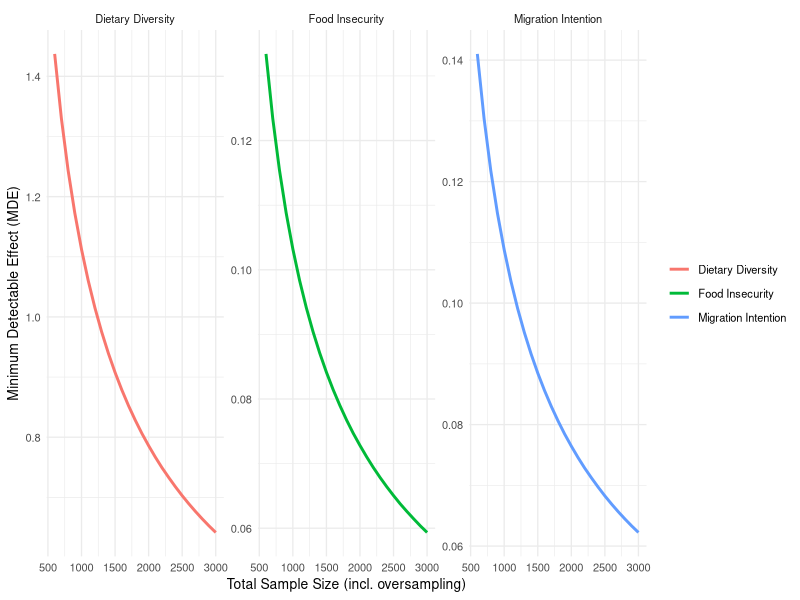
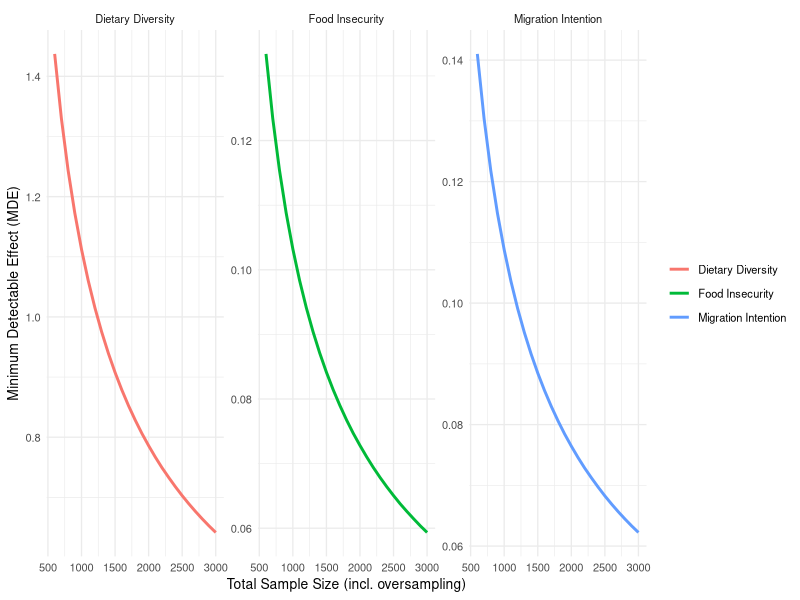

Generate these figures, in order, with R:
############################################
##  Libraries
############################################
library(pwr)      # power & sample–size calculations
library(dplyr)    # wrangling
library(ggplot2)  # plotting

############################################
##  Helper: binary -> Cohen’s h  <->  MDE
############################################
h2mde  <- function(h, p1) {                 # convert h  ->  p2 - p1
  p2 <- (sin(asin(sqrt(p1)) + h / 2))^2
  return(p2 - p1)
}
mde2h  <- function(mde, p1) {               # convert p2 - p1  ->  h
  p2 <- p1 + mde
  h  <- abs(2 * asin(sqrt(p1)) - 2 * asin(sqrt(p2)))
  return(h)
}

############################################
##  (1)  Binary outcome ––––––––––––––––––
##  given N_total  ->  smallest MDE
############################################
binary_mde <- function(p1,                    # baseline prevalence
                       N_total,              # TOTAL obs. you can afford
                       alpha  = .05,
                       power  = .80,
                       r2     = 0,           # R² of covariates
                       oversample = 0.10,
                       tol    = 1e-4) {

  ## 1. translate TOTAL N  ->  *per-group* n used by pwr.2p.test()
  N_eff   <- N_total / (1 + oversample)      # remove oversampling inflation
  n_per_g <- (N_eff * (1 - r2)) / 2          # undo the R² adjustment + 2-groups

  ## 2. monotone link   MDE  ->  power
  f <- function(h) pwr.2p.test(h = h,
                               n = n_per_g,
                               sig.level = alpha)$power - power

  ## 3. find h that makes  f(h) = 0
  h_star <- uniroot(f, interval = c(1e-6, 5))$root   # h can never exceed ~3.3

  ## 4. convert h*  ->  MDE
  return(h2mde(h_star, p1))
}

############################################
##  (2)  Continuous outcome ––––––––––––––
##  given N_total  ->  smallest MDE
############################################
continuous_mde <- function(sd,
                           N_total,
                           alpha  = .05,
                           power  = .80,
                           r2     = 0,
                           oversample = 0.10) {

  N_eff <- N_total / (1 + oversample)        # remove oversampling inflation
  n_per_g <- (N_eff * (1 - r2)) / 2

  ## Find Cohen’s d that reaches the target power
  f <- function(d) pwr.t.test(d = d,
                              n = n_per_g,
                              sig.level = alpha,
                              type = "two.sample")$power - power

  d_star <- uniroot(f, interval = c(1e-4, 5))$root
  return(d_star * sd)                        # MDE on the original scale
}

############################################
##  PARAMETERS
############################################
alpha  <- 0.05
power  <- 0.80
overs  <- 0.10

p1_migration       <- 0.35
p1_food_insecurity <- 0.40
sd_diet_div        <- 5

r2s <- list(migration        = 0.30,
            food_insecurity  = 0.20,
            diet_diversity   = 0.30)

## Candidate TOTAL sample sizes you want to “try out”
N_grid <- seq( 600,  3000, by = 100)   # adapt as needed

############################################
##  RUN THE “WHAT-IF” GRID
############################################
out <- tibble(
  N_total = rep(N_grid, 3),
  Outcome = rep(c("Migration Intention",
                  "Food Insecurity",
                  "Dietary Diversity"),
                each = length(N_grid))
) %>%
  rowwise() %>%
  mutate(
    MDE = case_when(
      Outcome == "Migration Intention" ~ 
        binary_mde(p1_migration, N_total, alpha, power,
                   r2 = r2s$migration, oversample = overs),
      Outcome == "Food Insecurity" ~ 
        binary_mde(p1_food_insecurity, N_total, alpha, power,
                   r2 = r2s$food_insecurity, oversample = overs),
      Outcome == "Dietary Diversity" ~ 
        continuous_mde(sd_diet_div, N_total, alpha, power,
                       r2 = r2s$diet_diversity, oversample = overs)
    )
  ) %>%
  ungroup()

############################################
##  PLOT:  MDE  vs  TOTAL N
############################################
ggplot(out, aes(x = N_total, y = MDE, colour = Outcome)) +
  geom_line(size = 1) +
  facet_wrap(~ Outcome, scales = "free_y", ncol = 3) +
  theme_minimal(base_size = 10) +
  labs(x = "Total Sample Size (incl. oversampling)",
       y = "Minimum Detectable Effect (MDE)",
       colour = NULL)

ggsave("img/WB_MDE_vs_N.png",
       width = 6, height = 4, dpi = 300, units = "in")

############################################
##  EXAMPLE:  What MDE do we get if we can
##            survey exactly 2,000 HH?
############################################
example_N <- 1600
list(
  Mig_MDE  = binary_mde(p1_migration, example_N, alpha, power,
                        r2s$migration, overs),
  Food_MDE = binary_mde(p1_food_insecurity, example_N, alpha, power,
                        r2s$food_insecurity, overs),
  DDS_MDE  = continuous_mde(sd_diet_div, example_N, alpha, power,
                            r2s$diet_diversity, overs)
)
